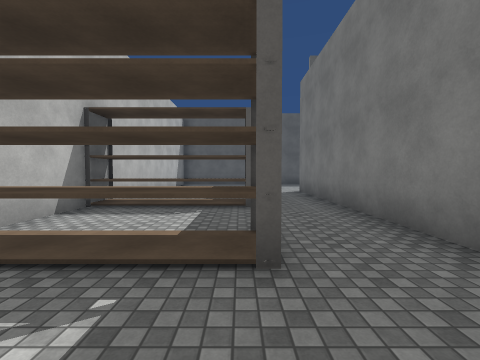
view 1 (above)

23 first-person views from a walk through a Unity game level. The camera is 1.5 m above the floor, tilts 2° down and sees 90° across. Doors are open. The floor is counted in squares, 2 m on a side. Each view is taken from the middle of a square. On the plan, view 1 faces up. The plan holds only what a view shows up to about 9 squares ahead; the rest is blank. The place goes on beyond the plan. The player character is not drawn. Some surface patterns are stand-ins.

view 2
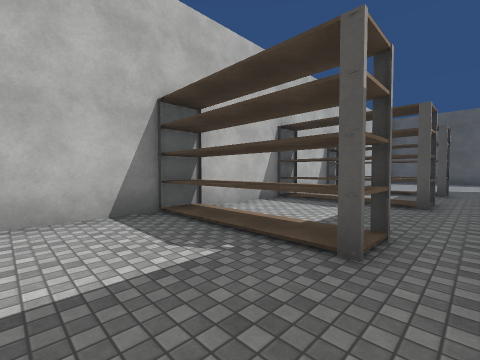

view 3
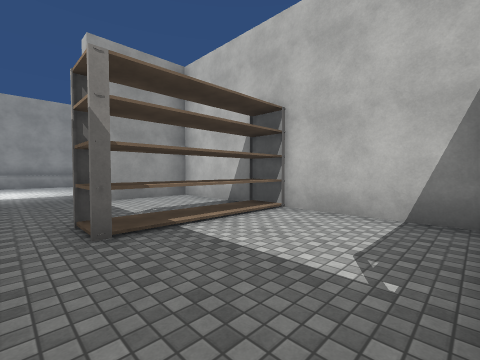

view 4
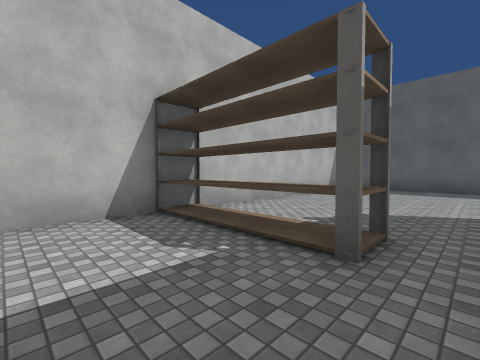

view 5
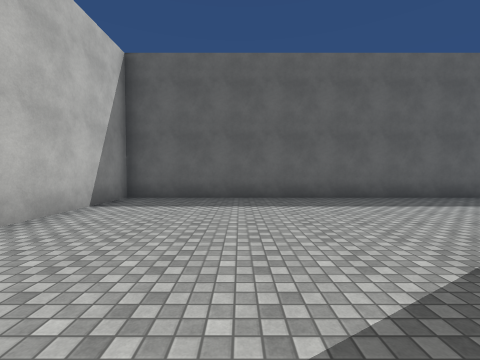

view 6
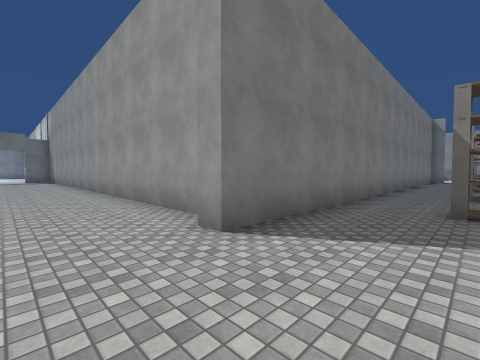

view 7
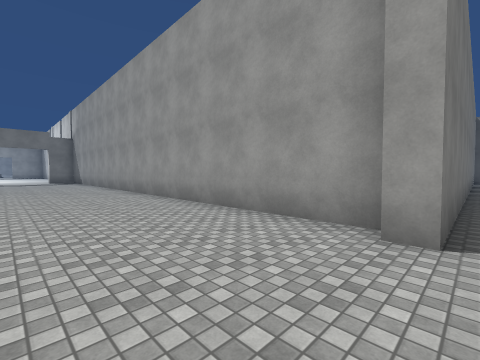

view 8
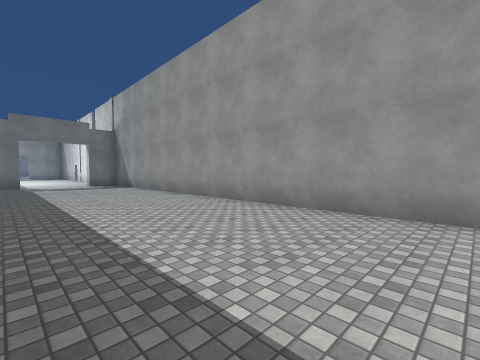

view 9
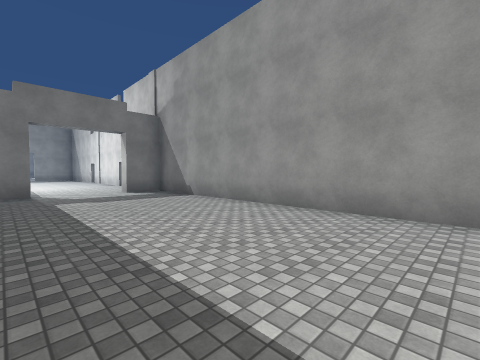

view 10
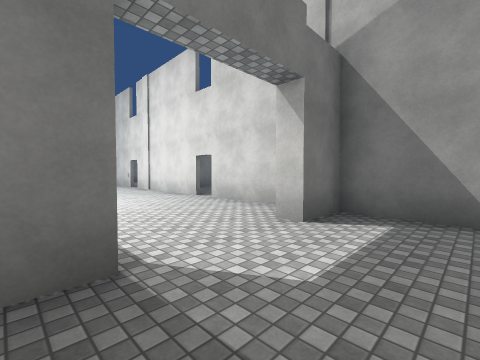

view 11
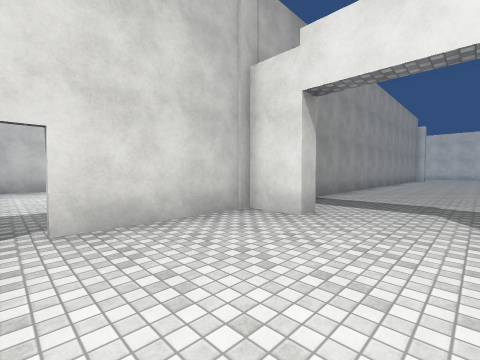

view 12
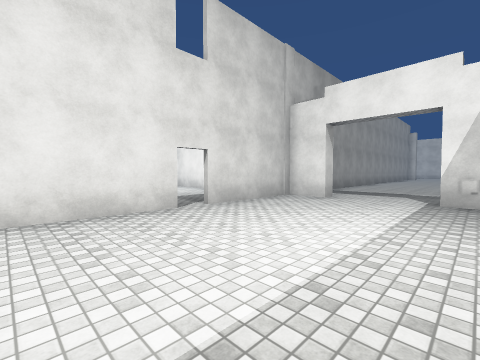

view 13
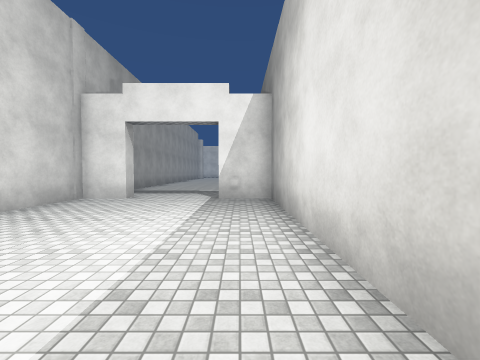

view 14
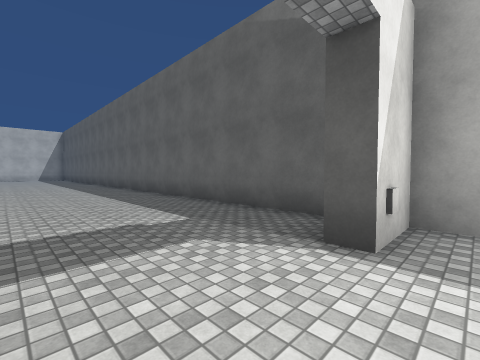

view 15
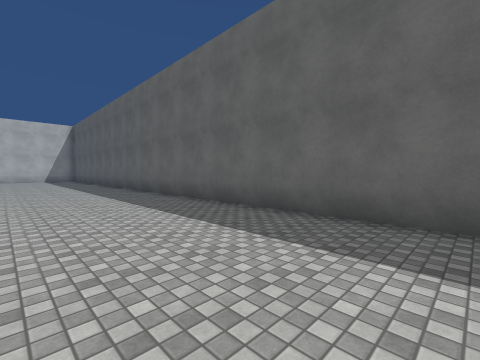

view 16
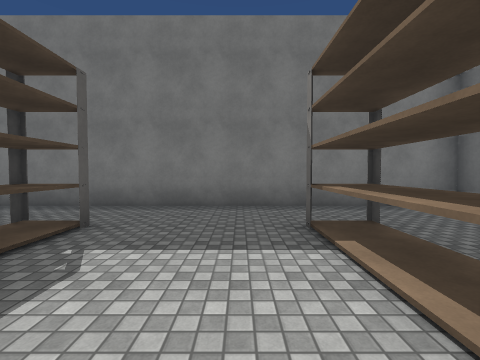

view 17
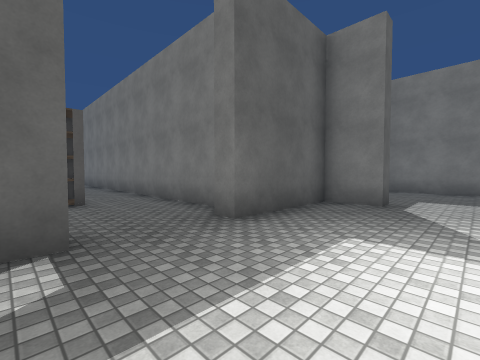

view 18
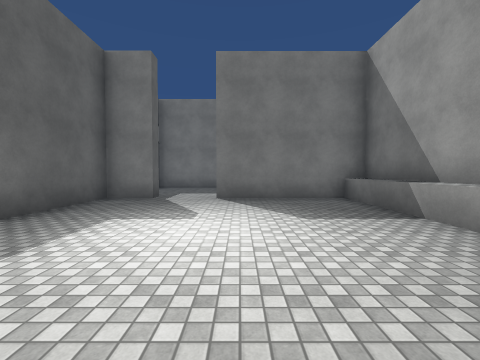

view 19
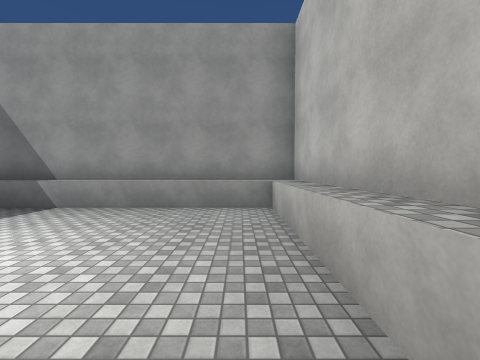

view 20
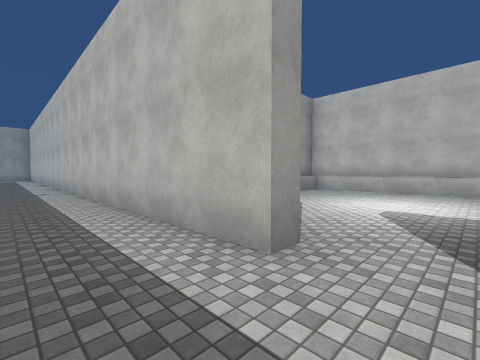

view 21
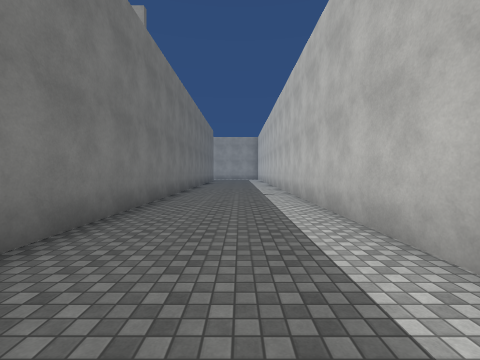

view 22
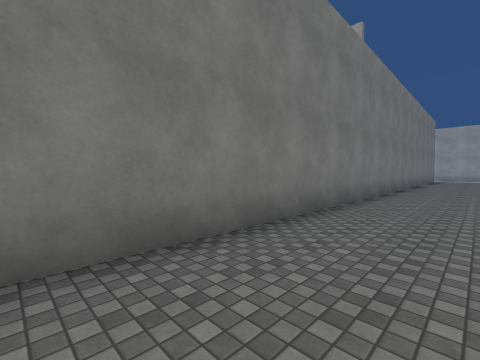

view 23
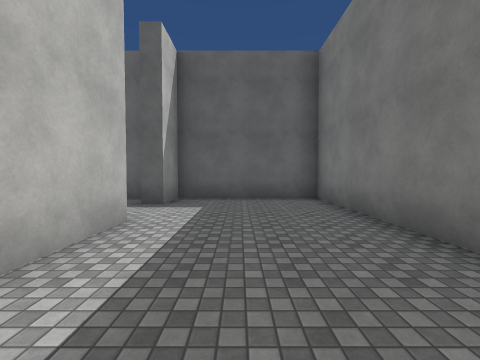

### Floor plan
Ten units are one square. View 1 is at (0, 0); x grows to the right and y downward. Boxes are objects, and circles mark ways between rooms. Rooms are numbered by the first view taken in them; rooms with no view inside come last. Other rooms are left out.
<svg viewBox="-40 -144 326 374">
<path fill="none" stroke="#000" d="M29 -86 208 -86 208 -98M69 -139 -32 -139 -32 -26M-32 -11 -32 87 -10 87M203 -139 91 -139M208 -124 208 -131M23 87 23 -91 28 -91M16 93 16 87M254 -86 281 -86M273 -139 213 -139 213 -124M213 -98 213 -86 246 -86M-5 93 -11 93M-27 109 -27 160 48 160M-32 110 -32 165 48 165 48 123 53 123M53 105 48 105 48 93 16 93M53 123 53 220M92 225 92 93 53 93 53 105"/>
<rect x="-35" y="45" width="40" height="10" fill="#bbb"><title>other object</title></rect>
<rect x="-35" y="-25" width="40" height="10" fill="#bbb"><title>other object</title></rect>
<rect x="-25" y="5" width="30" height="20" fill="#bbb"><title>other object</title></rect>
<rect x="-25" y="-65" width="30" height="20" fill="#bbb"><title>other object</title></rect>
<circle cx="210" cy="-110" r="3" fill="#2a7"/>
<circle cx="5" cy="90" r="3" fill="#2a7"/>
<circle cx="50" cy="115" r="3" fill="#2a7"/>
<text x="50" y="-90">1</text>
<text x="250" y="-110">2</text>
<text x="10" y="130">3</text>
<text x="70" y="160">4</text>
</svg>
Room 1 opens to room 2. Room 1 opens to room 3. Room 3 opens to room 4.

Where each view was taken, in squares from view 1:
view 1: 0 up, 0 right, facing up
view 2: 4 down, 1 right, facing up-left
view 3: 2 down, 1 right, facing down-left
view 4: 3 up, 1 right, facing up-left
view 5: 7 up, 0 right, facing up
view 6: 11 up, 0 right, facing down-right
view 7: 12 up, 2 right, facing down-right
view 8: 13 up, 7 right, facing down-right
view 9: 13 up, 12 right, facing down-right
view 10: 13 up, 19 right, facing down-right
view 11: 12 up, 25 right, facing down-left
view 12: 13 up, 28 right, facing down-left
view 13: 13 up, 28 right, facing left
view 14: 10 up, 22 right, facing up-left
view 15: 10 up, 18 right, facing up-left
view 16: 4 down, 3 left, facing right
view 17: 12 down, 1 left, facing up-right
view 18: 13 down, 2 left, facing right
view 19: 11 down, 2 left, facing down
view 20: 11 down, 7 right, facing down-left
view 21: 13 down, 7 right, facing down
view 22: 12 down, 7 right, facing down-right
view 23: 16 down, 7 right, facing up
